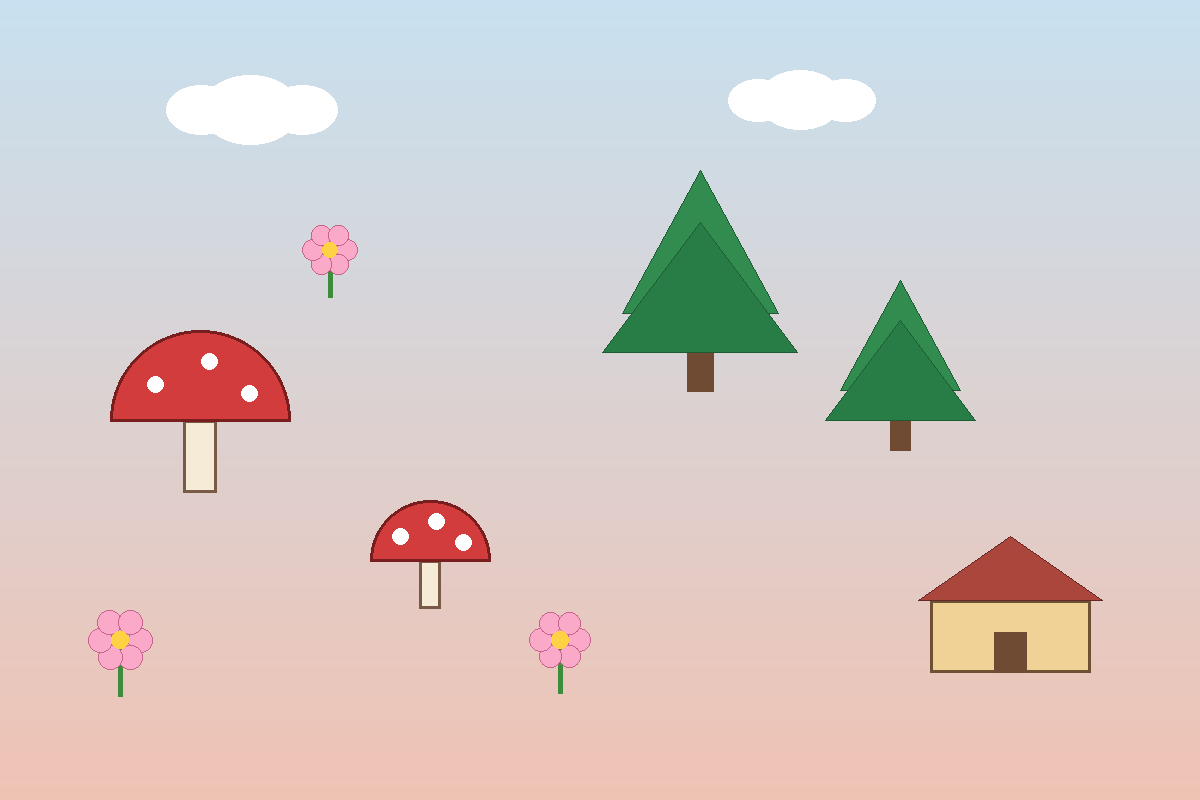
#> input picture examples/scene.png, 1200 x 800 px
$ python split_layers.py ../examples/scene.png --out out.png
#> lines starting #> are read from the running program, lines starting #| are printed output that depends on the picture; after the words box and inside, x2 and y2 are one past the last pixel; in counts of white or black regions, pixels touching at a corner belong together
#!/usr/bin/env python3
"""图层拆分：把一张复杂图拆成大量透明底元素（可做造景贴纸）。

两种模式
  auto   自动：整图前景分割 -> 连通域 -> 每个元素一张透明PNG
  boxes  按框：由 Claude 看图给出每个元素的框（JSON），脚本逐个抠图

用法
  python split_layers.py IMG --out OUT --mode auto
  python split_layers.py IMG --out OUT --mode boxes --boxes boxes.json

boxes.json 格式（坐标为原图像素，x0,y0,x1,y1；name 可选）
  [{"name": "mushroom", "box": [120, 80, 340, 300]}, ...]
  也支持归一化坐标：{"box": [0.1,0.2,0.3,0.4], "norm": true}
"""
import argparse
import json
import os
import sys
import urllib.request

import numpy as np
from PIL import Image, ImageDraw, ImageFilter, ImageOps
from scipy import ndimage as ndi

MODEL_URL = "https://github.com/danielgatis/rembg/releases/download/v0.0.0/{}.onnx"
MODEL_CFG = {
    # name: (input size, mean, std)
    "isnet-general-use": (1024, (0.5, 0.5, 0.5), (1.0, 1.0, 1.0)),
    "u2net": (320, (0.485, 0.456, 0.406), (0.229, 0.224, 0.225)),
    # BiRefNet：边缘（细线、毛边、发丝）比 isnet 准，输出是 logits，要过 sigmoid
    "BiRefNet-general-epoch_244": (1024, (0.485, 0.456, 0.406), (0.229, 0.224, 0.225)),
    "BiRefNet-general-bb_swin_v1_tiny-epoch_232": (1024, (0.485, 0.456, 0.406), (0.229, 0.224, 0.225)),
}
# --refine 的简写 -> 模型文件名
REFINE_MODELS = {
    "birefnet": "BiRefNet-general-epoch_244",                     # 约 970MB，CPU 每次约十几秒
    "birefnet-lite": "BiRefNet-general-bb_swin_v1_tiny-epoch_232",  # 约 220MB，快很多
}
MODEL_DIRS = [
    os.environ.get("LAYER_SPLIT_MODELS", ""),
    "/home/claude/models",
    os.path.expanduser("~/.u2net"),
    os.path.join(os.path.dirname(os.path.abspath(__file__)), "..", "models"),
]

_sessions = {}


def get_session(name):
    if name in _sessions:
        return _sessions[name]
    import onnxruntime as ort

    path = None
    for d in MODEL_DIRS:
        if d and os.path.exists(os.path.join(d, name + ".onnx")):
            path = os.path.join(d, name + ".onnx")
            break
    if path is None:
        d = os.path.expanduser("~/.u2net")
        os.makedirs(d, exist_ok=True)
        path = os.path.join(d, name + ".onnx")
        print(f"下载模型 {name} ...", file=sys.stderr)
        urllib.request.urlretrieve(MODEL_URL.format(name), path)
    opts = ort.SessionOptions()
    if name.startswith("BiRefNet"):
        # 默认的内存池会让 BiRefNet 第二次推理涨到 12GB 以上，关掉后稳定在 7GB 左右
        opts.enable_cpu_mem_arena = False
        opts.enable_mem_pattern = False
    providers = [p for p in ("CUDAExecutionProvider", "CPUExecutionProvider")
                 if p in ort.get_available_providers()]
    sess = ort.InferenceSession(path, opts, providers=providers)
    _sessions[name] = sess
    return sess


def matte(img_rgb, model="isnet-general-use"):
    """返回与 img_rgb 同尺寸的前景概率图 float32 [0,1]。"""
    size, mean, std = MODEL_CFG[model]
    sess = get_session(model)
    w, h = img_rgb.size
    x = np.asarray(img_rgb.resize((size, size), Image.LANCZOS), dtype=np.float32)
    x = x / max(float(x.max()), 1e-6)
    x = (x - np.array(mean, dtype=np.float32)) / np.array(std, dtype=np.float32)
    x = x.transpose(2, 0, 1)[None].astype(np.float32)
    out = sess.run(None, {sess.get_inputs()[0].name: x})[0][0, 0]
    if model.startswith("BiRefNet"):
        # 不做 min-max 拉伸：元素不显著时拉伸会把噪声放大成假前景
        out = 1.0 / (1.0 + np.exp(-out))
    else:
        out = (out - out.min()) / max(float(out.max() - out.min()), 1e-6)
    m = Image.fromarray((out * 255).astype(np.uint8)).resize((w, h), Image.LANCZOS)
    return np.asarray(m, dtype=np.float32) / 255.0


class Sam:
    """SAM (vit_b, ONNX) 框/点提示分割。

    hires 模式下每个元素单独裁切、放大后编码，掩码精度比整图编码高很多；
    整图编码只在 --no-hires 的快速模式用。
    """

    ENC, DEC = "vit_b-encoder-quant", "vit_b-decoder-quant"

    # [294 lines left out: functions __init__, set_image, prompts, run, to_mask, predict and 8 more, not called in this run]


def estimate_bg(arr, thr=28):
    """从四周边缘估计背景色；若边缘颜色足够一致，返回 (颜色, True)。"""
    h, w, _ = arr.shape
    b = max(2, min(h, w) // 100)
    edge = np.concatenate([
        arr[:b].reshape(-1, 3), arr[-b:].reshape(-1, 3),
        arr[:, :b].reshape(-1, 3), arr[:, -b:].reshape(-1, 3)]).astype(np.float32)
    med = np.median(edge, axis=0)
    dist = np.linalg.norm(edge - med, axis=1)
    return med, float((dist < thr).mean()) > 0.9


def fit_gradient_bg(arr, thr):
    """用二次曲面拟合渐变背景（只用图像边缘的像素），返回 (背景图, 边缘残差合格)。"""
    h, w, _ = arr.shape
    b = max(3, min(h, w) // 40)
    yy, xx = np.mgrid[0:h, 0:w]
    ring = np.zeros((h, w), bool)
    ring[:b], ring[-b:], ring[:, :b], ring[:, -b:] = True, True, True, True
    ys, xs = yy[ring], xx[ring]
    if len(ys) > 30000:
        sel = np.random.default_rng(0).choice(len(ys), 30000, replace=False)
        ys, xs = ys[sel], xs[sel]

    def feats(x, y):
        u, v = x / max(w - 1, 1) * 2 - 1, y / max(h - 1, 1) * 2 - 1
        return np.stack([np.ones_like(u), u, v, u * u, u * v, v * v], axis=1)

    A = feats(xs.astype(np.float32), ys.astype(np.float32))
    full = feats(xx.ravel().astype(np.float32), yy.ravel().astype(np.float32))
    bgimg = np.zeros((h, w, 3), np.float32)
    resid = []
    for c in range(3):
        y = arr[ys, xs, c].astype(np.float32)
        coef, *_ = np.linalg.lstsq(A, y, rcond=None)
        resid.append(np.abs(A @ coef - y))
        bgimg[..., c] = (full @ coef).reshape(h, w)
    resid = np.sqrt(sum(r * r for r in resid))
    return bgimg, float((resid < thr).mean()) > 0.9


# [17 lines left out: function matte_tiled, not called in this run]


def foreground_mask(img, bg="auto", thr=28, model="isnet-general-use"):
    """整图前景掩码 (bool)。纯色背景用色差；渐变背景用曲面拟合；其余用分块抠图模型。"""
    rgba = img.convert("RGBA")
    a = np.asarray(rgba)
    if a[..., 3].min() < 250:  # 已有透明通道
        return a[..., 3] > 16, "alpha"
    arr = a[..., :3]
    med, uniform = estimate_bg(arr)
    if bg in ("auto", "color") and uniform:
        dist = np.linalg.norm(arr.astype(np.float32) - med, axis=2)
        return ndi.binary_opening(dist > thr, iterations=1), "color"
    if bg in ("auto", "gradient"):
        bgimg, ok = fit_gradient_bg(arr, thr)
        if ok or bg == "gradient":
            dist = np.linalg.norm(arr.astype(np.float32) - bgimg, axis=2)
            return ndi.binary_opening(dist > thr, iterations=1), "gradient"
    return matte_tiled(img.convert("RGB"), model) > 0.5, "model"


def components(mask, merge, min_area):
    """膨胀合并相邻碎片后做连通域，返回 [(bbox, 组掩码)]，按阅读顺序排序。"""
    if merge > 0:
        st = ndi.generate_binary_structure(2, 2)
        grown = ndi.binary_dilation(mask, structure=st, iterations=merge)
    else:
        grown = mask
    lab, n = ndi.label(grown)
    res = []
    for i, sl in enumerate(ndi.find_objects(lab), start=1):
        if sl is None:
            continue
        grp = (lab[sl] == i) & mask[sl]
        if grp.sum() < min_area:
            continue
        y0, y1, x0, x1 = sl[0].start, sl[0].stop, sl[1].start, sl[1].stop
        res.append(((x0, y0, x1, y1), grp))
    # 阅读顺序：先按行带再按 x
    if res:
        hs = [b[3] - b[1] for b, _ in res]
        band = max(40, int(np.median(hs)))
        res.sort(key=lambda r: (r[0][1] // band, r[0][0]))
    return res


# [33 lines left out: functions keep_main_parts, crop_to_alpha, defringe, not called in this run]


def extract_element(img, box, group_mask=None, model="isnet-general-use",
                    use_model=True, pad_ratio=0.12, bg_color=None):
    """从原图抠出一个元素，返回 (RGBA, (x0,y0,x1,y1) 在原图中的位置)。"""
    W, H = img.size
    x0, y0, x1, y1 = [int(round(v)) for v in box]
    x0, y0 = max(x0, 0), max(y0, 0)
    x1, y1 = min(x1, W), min(y1, H)
    if x1 - x0 < 4 or y1 - y0 < 4:
        return None
    p = int(max(x1 - x0, y1 - y0) * pad_ratio)
    cx0, cy0, cx1, cy1 = max(x0 - p, 0), max(y0 - p, 0), min(x1 + p, W), min(y1 + p, H)
    crop = img.convert("RGB").crop((cx0, cy0, cx1, cy1))

    if group_mask is not None:
        # auto 模式：先用整图掩码得到粗 alpha，再用模型细化边缘
        full = np.zeros((cy1 - cy0, cx1 - cx0), dtype=bool)
        full[y0 - cy0:y1 - cy0, x0 - cx0:x1 - cx0] = group_mask
        coarse = ndi.binary_dilation(full, iterations=3)
        alpha = coarse.astype(np.float32)
        # 内部直接取实心（填洞后内缩），只在边缘一圈用模型/羽化，避免模型把浅色内部抠半透明
        core = ndi.binary_erosion(ndi.binary_fill_holes(full), iterations=2)
        soft = np.asarray(Image.fromarray((full * 255).astype(np.uint8))
                          .filter(ImageFilter.GaussianBlur(0.8))) / 255.0
        alpha = np.where(core, 1.0, soft).astype(np.float32)
        if use_model:
            m = matte(crop, model)
            band = coarse & ~core
            # 边缘带里模型与色差掩码都认为是前景才取模型值，否则用羽化值
            alpha = np.where(band, np.where(m > 0.3, np.maximum(m, soft), soft), alpha)
            alpha = np.where(core, 1.0, alpha).astype(np.float32)
    else:
        m = matte(crop, model)
        bm = m > 0.5
        # 背景接近纯色/渐变时，用色差补上模型漏掉的浅色内部（树干、白色茎等）
        carr = np.asarray(crop)
        if carr.shape[0] > 12 and carr.shape[1] > 12:
            med, uniform = estimate_bg(carr)
            if uniform:
                cm = np.linalg.norm(carr.astype(np.float32) - med, axis=2) > 28
            else:
                bgimg, ok = fit_gradient_bg(carr, 28)
                cm = (np.linalg.norm(carr.astype(np.float32) - bgimg, axis=2) > 28) if ok else None
            if cm is not None:
                cm = ndi.binary_opening(cm, iterations=1)
                lab_c, _ = ndi.label(cm)
                touch = np.unique(lab_c[ndi.binary_dilation(bm, iterations=2) & cm])
                bm = bm | np.isin(lab_c, touch[touch > 0])
        # 框内只保留与框相交的主体，避免把邻居带进来
        lab, n = ndi.label(bm)
        if n > 1:
            bx0, by0, bx1, by1 = x0 - cx0, y0 - cy0, x1 - cx0, y1 - cy0
            inner = lab[by0:by1, bx0:bx1]
            ids, cnt = np.unique(inner[inner > 0], return_counts=True)
            if len(ids):
                bm = np.isin(lab, ids[cnt >= cnt.max() * 0.05])
        solid = ndi.binary_fill_holes(bm)
        core = ndi.binary_erosion(solid, iterations=2)
        soft = np.asarray(Image.fromarray((solid * 255).astype(np.uint8))
                          .filter(ImageFilter.GaussianBlur(0.8))) / 255.0
        edge = ndi.binary_dilation(solid, iterations=3) & ~core
        alpha = np.where(core, 1.0, np.where(edge, np.maximum(np.where(m > 0.3, m, 0), soft), 0.0))
        alpha = alpha.astype(np.float32)

    a8 = (np.clip(alpha, 0, 1) * 255).astype(np.uint8)
    a8 = keep_main_parts(a8)
    rgba = crop.convert("RGBA")
    rgba.putalpha(Image.fromarray(a8))
    rgba = defringe(rgba, bg_color)
    out = crop_to_alpha(rgba)
    if out is None:
        return None
    el, (ox, oy) = out
    return el, (cx0 + ox, cy0 + oy, cx0 + ox + el.width, cy0 + oy + el.height)


# [89 lines left out: functions make_sticker, _font, contact_sheet, paged_sheets, annotate, not called in this run]


SR_URL = ("https://github.com/xinntao/Real-ESRGAN/releases/download/v0.2.5.0/"
          "realesrgan-ncnn-vulkan-20220424-ubuntu.zip")
# 紧凑的动漫/插画专用模型：线稿会变清晰，速度比 x4plus 版快约 9 倍（2 核 CPU 上每个元素约 1.5 秒）
SR_MODEL = "realesr-animevideov3-x{}"


# [84 lines left out: functions find_sr, ensure_sr, _run_sr, superres, not called in this run]


# 每个元素的耗时（秒），2 核/4 核 CPU 无显卡实测；有显卡时明显更快，按这个估算算上限
SEC_SPLIT = 6.0      # SAM 分割
SEC_SR = 1.5         # Real-ESRGAN 超分（--upscale > 1 时）
SEC_REFINE = {"birefnet-lite": 30.0, "birefnet": 60.0}


def _fmt_min(sec):
    m = sec / 60
    return f"约 {m:.0f} 分钟" if m >= 1.5 else "约 1 分钟"


# [22 lines left out: function estimate, not called in this run]


def main():
    ap = argparse.ArgumentParser(description="图层拆分 / 造景贴纸")
    ap.add_argument("image")
    ap.add_argument("--out", required=True)
    ap.add_argument("--mode", choices=["auto", "boxes"], default="auto")
    ap.add_argument("--boxes", help="boxes 模式用的 JSON")
    ap.add_argument("--bg", choices=["auto", "color", "gradient", "model"], default="auto",
                    help="auto 模式的背景判断：纯色 color / 渐变 gradient / 复杂背景 model（分块抠图）")
    ap.add_argument("--thr", type=int, default=28, help="色差阈值")
    ap.add_argument("--merge", type=int, default=6, help="auto：合并相邻碎片的膨胀像素")
    ap.add_argument("--min-area", type=int, default=400, help="auto：忽略小于该面积的元素")
    ap.add_argument("--engine", choices=["sam", "matte"], default="sam",
                    help="boxes 模式的分割引擎：sam 适合元素密集、互相叠压的图；matte 适合单个主体+简单背景")
    ap.add_argument("--no-hires", action="store_true",
                    help="boxes+sam：整图只编码一次（快，但小元素边缘更粗）。默认每个元素单独放大编码")
    ap.add_argument("--no-exclusive", action="store_true",
                    help="不做像素归属：默认重叠像素归面积小的元素（柜子里的瓶罐从柜子图层里扣掉，柜子留缺口待补全）")
    ap.add_argument("--snap", action="store_true",
                    help="boxes+sam：用 GrabCut 吸附边缘（实测在遮挡处会带进邻居颜色，默认关闭）")
    ap.add_argument("--upscale", type=int, default=2, choices=[1, 2, 3, 4],
                    help="元素放大倍数，用 Real-ESRGAN 把线稿变清晰，1 表示不放大（默认 2）")
    ap.add_argument("--refine", choices=["none"] + list(REFINE_MODELS), default="none",
                    help="boxes+sam：用 BiRefNet 精修元素边缘（细线、毛边更干净）。birefnet-lite 快，birefnet 更准")
    ap.add_argument("--model", default="isnet-general-use", choices=list(MODEL_CFG))
    ap.add_argument("--no-refine", action="store_true", help="auto：不用模型细化边缘")
    ap.add_argument("--sticker", action="store_true",
                    help="另外生成带白边的贴纸版 stickers/（默认只输出元素本身，不加白边）")
    ap.add_argument("--border", type=int, default=0,
                    help="仅配合 --sticker：白边宽度(px)，0 表示自动（默认）")
    ap.add_argument("--min-size", type=int, default=24, help="输出元素的最小边长")
    ap.add_argument("--zip", action="store_true", help="结果打包成 <out>.zip")
    ap.add_argument("--estimate", action="store_true",
                    help="不拆，只估算“标准”和“精修”两种拆法的耗时，给用户选")
    args = ap.parse_args()

    img = Image.open(args.image)
#> img is the input picture: PIL image 1200x800 RGB; mean R, G, B 214, 203.1, 200.7
    img = ImageOps.exif_transpose(img)
    W, H = img.size
    out = args.out
    tr_dir = os.path.join(out, "elements")      # 元素本身：透明底，无白边（主输出）
    st_dir = os.path.join(out, "stickers")      # 可选：--sticker 才生成的白边贴纸版
    os.makedirs(tr_dir, exist_ok=True)
    if args.sticker:
        os.makedirs(st_dir, exist_ok=True)
    base_border = args.border if args.border > 0 else int(np.clip(round(0.009 * max(W, H)), 5, 24))

    jobs = []  # (name, bbox, group_mask, extra)
    info = {}
    if args.mode == "auto":
        mask, how = foreground_mask(img, args.bg, args.thr, args.model)
#> in estimate_bg, `med = np.median(edge, axis=0)`: med = [219.5, 210, 210]
#> in foreground_mask, `med, uniform = estimate_bg(arr)`: uniform = False
#> the loop in fit_gradient_bg, `for c in range(3):` made 3 passes
#> coef on passes 1 to 3: [219.5, 0.000463, 19.97, 0.00403, 0.000273, 0.00778], [209.5, -0.000698, -14.89, 0.00888, -0.00233, 0.0174], [209.5, 0.000517, -29.92, 0.00377, -0.00319, 0.0115]
#> after the loop in fit_gradient_bg, `for c in range(3):`:
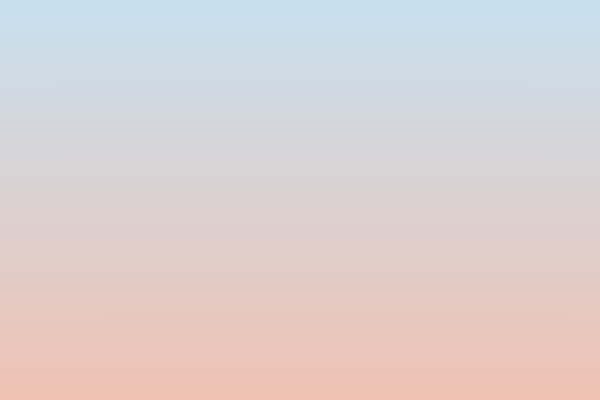
#> bgimg: shape (800, 1200, 3) float32 (shown at 1/2 size); mean R, G, B 219.6, 209.6, 209.2
#> after the loop in fit_gradient_bg, `for c in range(3):`: resid = 3 items
#> in foreground_mask, `bgimg, ok = fit_gradient_bg(arr, thr)`: ok = True
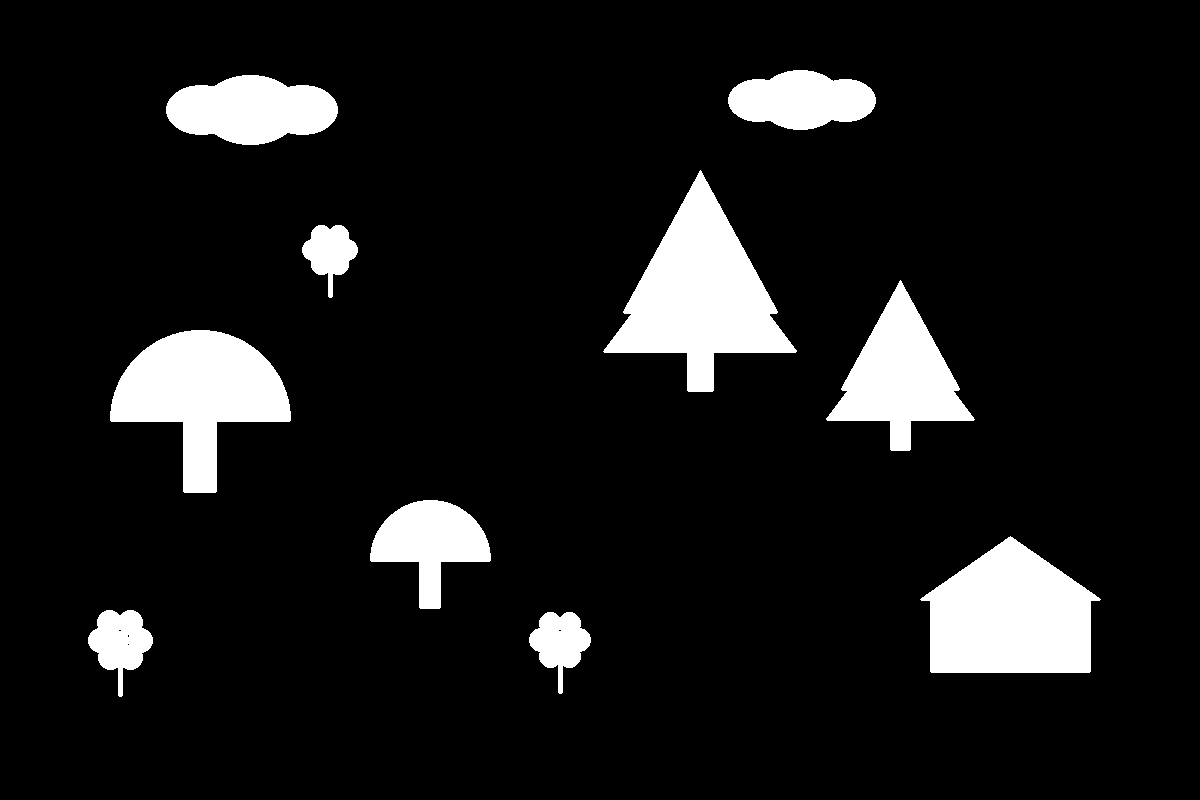
#> mask: shape (800, 1200) bool; 9.7% white; 10 white regions, largest, box (x1, y1, x2, y2) and area: (603, 170, 797, 392) 18951, (920, 536, 1101, 673) 17655, (110, 330, 291, 493) 15532
#> how = 'gradient'
        info["foreground_by"] = how
        for i, (bb, grp) in enumerate(components(mask, args.merge, args.min_area), start=1):
#> in components, `st = ndi.generate_binary_structure(2, 2)`: st = [[True, True, True], [True, True, True], [True, True, True]]
#> in components, `lab, n = ndi.label(grown)`:
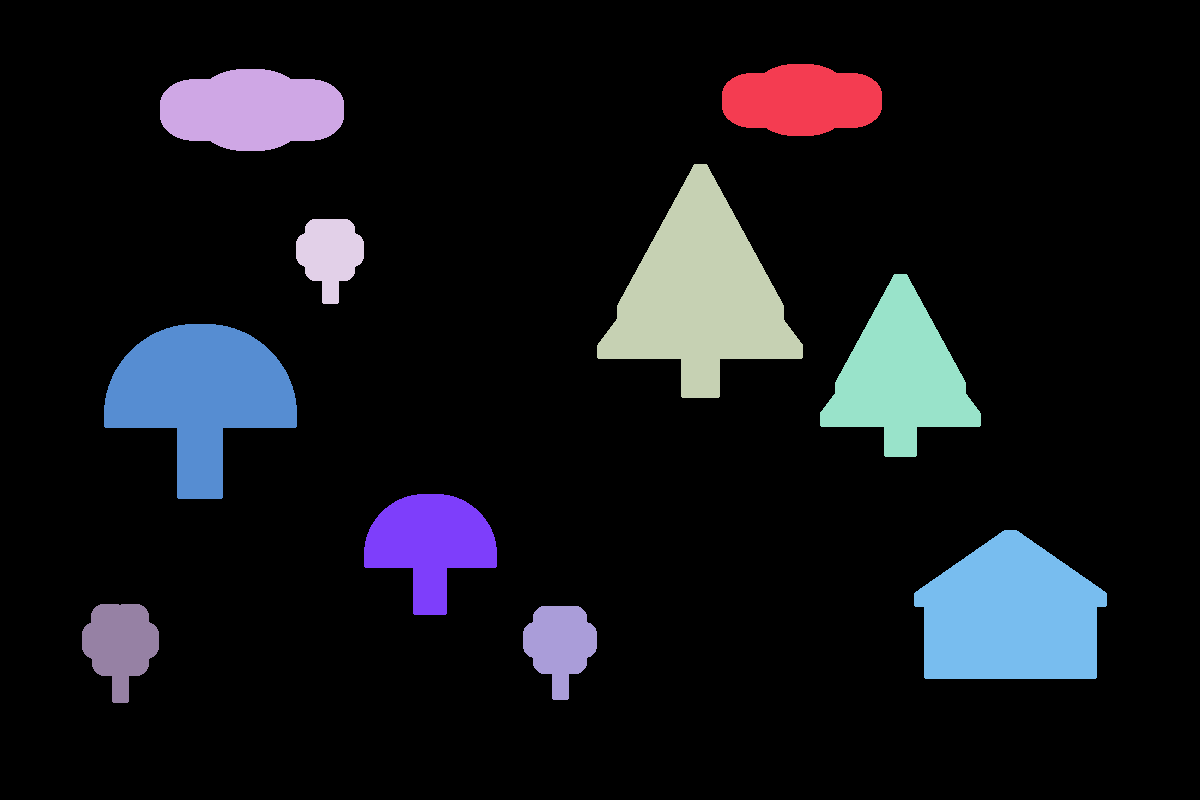
#> lab: shape (800, 1200) int32; 11 distinct labels, from 0 to 10; one colour per label, 0 black
#> in components, `lab, n = ndi.label(grown)`: n = 10
#> in components, `hs = [b[3] - b[1] for b, _ in res]`: hs = [72, 82, 234, 85, 183, 175, 121, 149, 99, 94]
#> (the rest of the program and of its run is left out)
